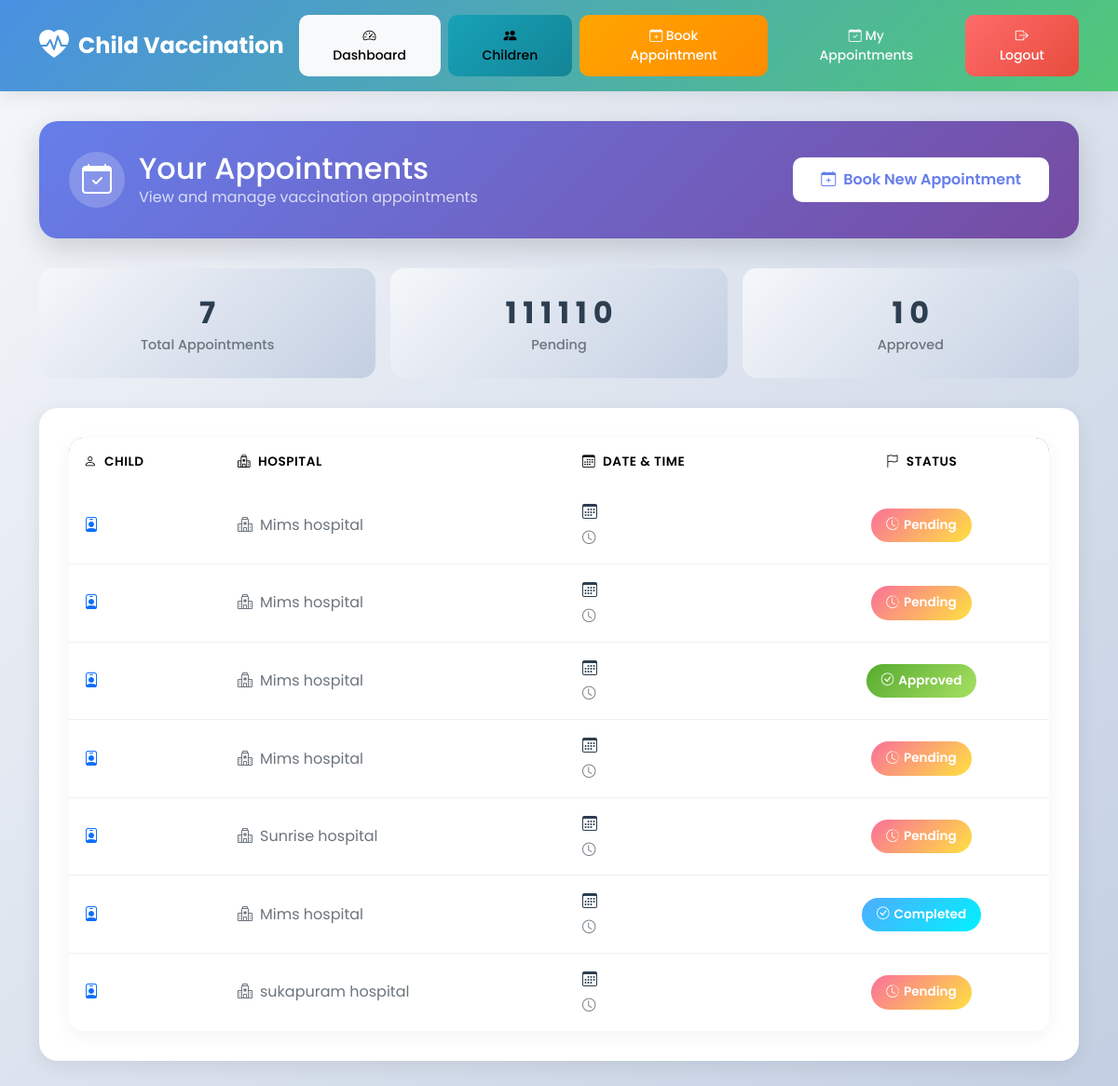
The page /view-appointments/ (signed in) on the database its author committed.
### accounts/models.py (models this page shows, shortened)
class Appointment(models.Model):
    STATUS_CHOICES = [
        ('Pending', 'Pending'),
        ('Approved', 'Approved'),
        ('Completed', 'Completed'),
        ('Cancelled', 'Cancelled')
    ]
    parent = models.ForeignKey(Parent, on_delete=models.CASCADE, related_name='appointments')
    child = models.ForeignKey(Child, on_delete=models.CASCADE, related_name='appointments')
    hospital = models.ForeignKey(Hospital, on_delete=models.CASCADE, related_name='appointments')
    vaccine = models.ForeignKey(Vaccine, on_delete=models.SET_NULL, null=True, blank=True)
    date = models.DateField()
    time = models.TimeField()
    status = models.CharField(
        max_length=20,
        choices=STATUS_CHOICES,
        default='Pending'
    )
    created_at = models.DateTimeField(default=timezone.now)
    updated_at = models.DateTimeField(auto_now=True)
    notes = models.TextField(blank=True, help_text="Additional notes or remarks")
    class Meta:
        verbose_name = "Appointment"
        verbose_name_plural = "Appointments"
        ordering = ['-date', '-time']

class Hospital(models.Model):
    user = models.OneToOneField(User, on_delete=models.CASCADE, null=True, blank=True)
    name = models.CharField(max_length=255)
    address = models.TextField()
    phone = models.CharField(max_length=20, unique=True)
    email = models.EmailField(unique=True)
    approved = models.BooleanField(default=False)
    class Meta:
        verbose_name = "Hospital"
        verbose_name_plural = "Hospitals"
        ordering = ['name']

### accounts/views.py (the view)
# urls.py: path('view-appointments/', views.view_appointments, name='view_appointments'),
@login_required
def view_appointments(request):
    parent = Parent.objects.filter(user=request.user).first()
    if not parent:
        messages.error(request, "No parent profile found.")
        return redirect('accounts:parent_dashboard')
    appointments = Appointment.objects.filter(parent=parent).select_related(
        'child', 'hospital', 'vaccine'
    ).order_by('-date', '-time')
    today = date.today()
    upcoming = appointments.filter(date__gte=today).exclude(status='Cancelled')
    past = appointments.filter(Q(date__lt=today) | Q(status='Cancelled'))
    context = {
        'appointments': appointments,
        'upcoming_appointments': upcoming,
        'past_appointments': past,
    }
    return render(request, 'accounts/view_appointments.html', context)

### accounts/templates/accounts/view_appointments.html (shortened to what this page needs)
{% extends "accounts/base.html" %}
{% block content %}
<div class="page-header">
  <div class="header-content">
    <div class="header-title">
      <div class="header-icon">
        <i class="bi bi-calendar-check"></i>
      </div>
      <div>
        <h2 class="mb-0">Your Appointments</h2>
        <p class="mb-0 opacity-75">View and manage vaccination appointments</p>
      </div>
    </div>
    <a href="{% url 'accounts:book_appointment' %}" class="btn book-btn">
      <i class="bi bi-calendar-plus me-2"></i>Book New Appointment
    </a>
  </div>
</div>
{% if appointments %}
  <div class="stats-row">
    <div class="stat-box">
      <div class="stat-value">{{ appointments|length }}</div>
      <div class="stat-label">Total Appointments</div>
    </div>
    <div class="stat-box">
      <div class="stat-value">
        {% with pending=0 %}
          {% for appt in appointments %}
            {% if appt.status == "Pending" %}
              {{ pending|add:1 }}
            {% endif %}
          {% endfor %}
        {% endwith %}
        0
      </div>
      <div class="stat-label">Pending</div>
    </div>
    <div class="stat-box">
      <div class="stat-value">
        {% with approved=0 %}
          {% for appt in appointments %}
            {% if appt.status == "Approved" %}
              {{ approved|add:1 }}
            {% endif %}
          {% endfor %}
        {% endwith %}
        0
      </div>
      <div class="stat-label">Approved</div>
    </div>
  </div>
  <div class="appointments-card">
    <div class="table-responsive">
      <table class="table">
        <thead>
          <tr>
            <th><i class="bi bi-person me-2"></i>Child</th>
            <th><i class="bi bi-hospital me-2"></i>Hospital</th>
            <th><i class="bi bi-calendar3 me-2"></i>Date & Time</th>
            <th class="text-center"><i class="bi bi-flag me-2"></i>Status</th>
          </tr>
        </thead>
        <tbody>
          {% for appt in appointments %}
          <tr>
            <td>
              <div class="child-info">
                <i class="bi bi-person-badge text-primary"></i>
              </div>
            </td>
            <td>
              <div class="hospital-info">
                <i class="bi bi-hospital"></i>
                {{ appt.hospital.name }}
              </div>
            </td>
            <td>
              <div class="date-time-info">
                <div class="date-info">
                  <i class="bi bi-calendar3"></i>
                </div>
                <div class="time-info">
                  <i class="bi bi-clock"></i>
                </div>
              </div>
            </td>
            <td class="text-center">
              {% if appt.status == "Approved" %}
                <span class="status-badge status-approved">
                  <i class="bi bi-check-circle"></i> {{ appt.status }}
                </span>
              {% elif appt.status == "Pending" %}
                <span class="status-badge status-pending">
                  <i class="bi bi-clock-history"></i> {{ appt.status }}
                </span>
              {% elif appt.status == "Cancelled" %}
                <span class="status-badge status-cancelled">
                  <i class="bi bi-x-circle"></i> {{ appt.status }}
                </span>
              {% else %}
                <span class="status-badge status-completed">
                  <i class="bi bi-check-circle"></i> {{ appt.status }}
                </span>
              {% endif %}
            </td>
          </tr>
          {% endfor %}
        </tbody>
      </table>
    </div>
  </div>
{% endif %}
{% endblock %}

### accounts/templates/accounts/base.html (style rules this page uses)
:root { --primary-color: #4A90E2; --secondary-color: #50C878; --accent-color: #FF6B6B; --dark-color: #2C3E50; --light-color: #F8F9FA; --gradient-1: linear-gradient(135deg, #667eea 0%, #764ba2 100%); --gradient-2: linear-gradient(135deg, #4A90E2 0%, #50C878 100%); --gradient-3: linear-gradient(135deg, #f093fb 0%, #f5576c 100%); }
* { font-family: 'Poppins', sans-serif; }
body { background: linear-gradient(135deg, #f5f7fa 0%, #c3cfe2 100%); min-height: 100vh; }
.btn { border-radius: 10px; padding: 12px 30px; font-weight: 500; transition: all 0.3s ease; border: none; }
.table { border-radius: 15px; overflow: hidden; box-shadow: 0 5px 20px rgba(0,0,0,0.05); }
.table thead { background: var(--gradient-2); color: white; }
.table tbody tr { transition: all 0.3s ease; }

### accounts/templates/accounts/view_appointments.html (style rules this page uses)
.page-header { background: linear-gradient(135deg, #667eea 0%, #764ba2 100%); color: white; padding: 2rem; border-radius: 20px; margin-bottom: 2rem; box-shadow: 0 10px 30px rgba(0,0,0,0.15); }
.header-content { display: flex; align-items: center; justify-content: space-between; flex-wrap: wrap; gap: 1rem; }
.header-title { display: flex; align-items: center; gap: 15px; }
.header-icon { width: 60px; height: 60px; background: rgba(255,255,255,0.2); border-radius: 50%; display: flex; align-items: center; justify-content: center; font-size: 2rem; }
.book-btn { padding: 12px 30px; border-radius: 10px; font-weight: 600; background: white; color: #667eea; border: none; transition: all 0.3s ease; }
.appointments-card { background: white; border-radius: 20px; padding: 2rem; box-shadow: 0 5px 20px rgba(0,0,0,0.08); }
.table-responsive { border-radius: 15px; overflow: hidden; box-shadow: 0 5px 20px rgba(0,0,0,0.05); }
.table { margin-bottom: 0; }
.table thead { background: linear-gradient(135deg, #667eea 0%, #764ba2 100%); color: white; }
.table thead th { border: none; padding: 1rem; font-weight: 600; text-transform: uppercase; font-size: 0.85rem; letter-spacing: 0.5px; }
.table tbody td { padding: 1rem; vertical-align: middle; border-bottom: 1px solid #f0f0f0; }
.table tbody tr { transition: all 0.3s ease; }
.table tbody tr:last-child td { border-bottom: none; }
.child-info { font-weight: 600; color: #2C3E50; display: flex; align-items: center; gap: 8px; }
.hospital-info { display: flex; align-items: center; gap: 8px; color: #6c757d; }
.status-badge { padding: 8px 16px; border-radius: 20px; font-size: 0.85rem; font-weight: 600; display: inline-flex; align-items: center; gap: 5px; }
.status-approved { background: linear-gradient(135deg, #56ab2f 0%, #a8e063 100%); color: white; }
.status-pending { background: linear-gradient(135deg, #fa709a 0%, #fee140 100%); color: white; }
.status-completed { background: linear-gradient(135deg, #4facfe 0%, #00f2fe 100%); color: white; }
.date-time-info { display: flex; flex-direction: column; gap: 5px; }
.date-info { display: flex; align-items: center; gap: 5px; color: #2C3E50; font-weight: 500; }
.time-info { display: flex; align-items: center; gap: 5px; color: #6c757d; font-size: 0.9rem; }
.stats-row { display: grid; grid-template-columns: repeat(auto-fit, minmax(200px, 1fr)); gap: 1rem; margin-bottom: 2rem; }
.stat-box { background: linear-gradient(135deg, #f5f7fa 0%, #c3cfe2 100%); padding: 1.5rem; border-radius: 15px; text-align: center; transition: all 0.3s ease; }
.stat-value { font-size: 2rem; font-weight: 700; color: #2C3E50; }
.stat-label { color: #6c757d; font-size: 0.9rem; font-weight: 500; }

### rows shown on the page
Appointment: pending "1", hospital.name "Mims hospital", status "Pending"
Appointment: pending "1", hospital.name "Mims hospital", status "Pending"
Appointment: pending "1", hospital.name "Mims hospital", status "Pending"
Appointment: pending "1", hospital.name "Sunrise hospital", status "Pending"
Appointment: pending "1", hospital.name "sukapuram hospital", status "Pending"
Appointment: approved "1", hospital.name "Mims hospital", status "Approved"
Appointment: hospital.name "Mims hospital", status "Completed"

### other values the page prints
{{ appointments|length }} "7"
